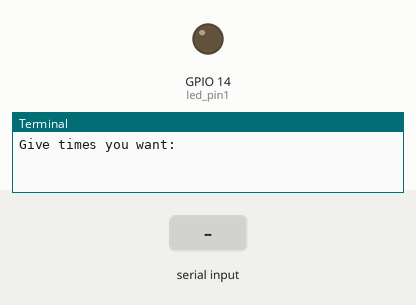
Simulated run of this program. Board: Raspberry Pi (BCM pin numbers). Parts: output pins drawn as LEDs (lit = HIGH), the last lines printed to the terminal. The test bench sets the inputs (shaded band). At 8.8 s the program stops and its outputs stay as they are.

Above: at 1.2 s.
1.3 s: "5" typed at the terminal, then Enter
At 7.7 s:
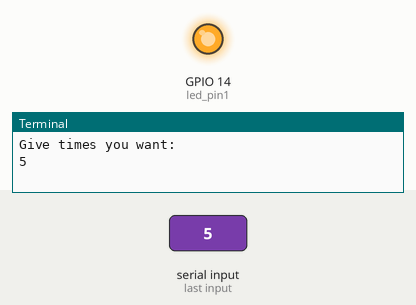
Timing chart, 0 to 9.3 s (numbered marks = the images above; inputs shaded):
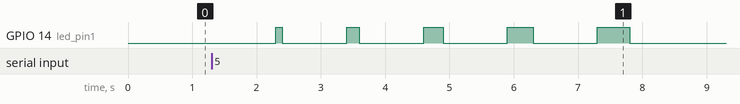

The program:

led_increasingNum.py
```python
import RPi.GPIO as GPIO
import time     #time모듈을 불러온다.

GPIO.setmode(GPIO.BCM)
GPIO.setwarnings(False)

#BCM에서 led는 각 14번, 15번
led_pin1 = 14
led_pin2 = 15

GPIO.setup(led_pin1, GPIO.OUT)

def blink(Num):
    for i in range(Num+1):
        GPIO.output(14, GPIO.HIGH)
        time.sleep(i*0.1)
        GPIO.output(14, GPIO.LOW)
        time.sleep(1)

In = int(input("Give times you want:"))
blink(In)
print("Program is terminated...")
GPIO.cleanup()
```

Measured:
- after the input at 1.3 s, GPIO 14 (led_pin1): LOW → HIGH after 1.0 s, → LOW 0.10 s later, → HIGH 1.0 s later, → LOW 0.20 s later, … (10 changes in this stretch)
